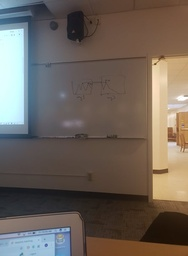
#> input picture im1.jpg, 188 x 256 px, shrunk from 528 x 720 before the run
$ jupyter execute tryingtofix.ipynb
#> lines starting #> are read from the running program, lines starting #| are printed output that depends on the picture
### cornermatching.py
import numpy as np
import math as mt

# [67 lines left out: functions sum_squared_error, get_best_matches, get_secondbest_matches, filter_matches, not called in this run]

def convolve(g,h): # h is kernel, g is the image
    I_gray_copy = g.copy()

    x,y = h.shape
    xl = int(x/2)
    yl = int(y/2)
    for i in range(xl,len(g[:,1])-xl):
        for j in range(yl, len(g[i,:])-yl):

            f = g[i-xl:i+(xl+1), j-yl:j+(yl+1)] #FIXME

            total = h*f
            I_gray_copy[i][j] = sum(sum(total))
    return I_gray_copy

def gauss_kernal(size, var):
    kernel = np.zeros(shape=(size,size))
    for i in range(size):
        for j in range(size):
            kernel[i][j] = mt.exp( -((i - (size-1)/2)**2 + (j - (size-1)/2)**2 )/(2*var*var))

    kernel = kernel / kernel.sum()
    return kernel

def harris_response(img, gmean = 5,var =2):
	sobel = np.array([[-1,0,1],[-2,0,2],[-1,0,1]])
	gauss = gauss_kernal(gmean,var)
    #calculate the harris response using sobel operator and gaussian kernel

	Iu = convolve(img,sobel)
	Iv = convolve(img,sobel.transpose())

	Iuu = convolve(Iu*Iu,gauss)
	Ivv = convolve(Iv*Iv,gauss)
	Iuv = convolve(Iu*Iv,gauss)

	H = (Iuu*Ivv - Iuv*Iuv)/(Iuu + Ivv + .0000000001)

	return H

def getmaxima (H,threshold,localSearchWidth = 49):
    maxima = []

    p = localSearchWidth

    width,height = H.shape
    for i in range(int(p/2)+1,width-int(p/2)+1,p):
        for j in range(int(p/2)+1,height-int(p/2)+1,p):
            if H[i,j] < threshold:
                continue
            else:
                localMax = [0,0,0]
                for x in range(i-int(p/2),i+int(p/2)):
                    for y in range(j-int(p/2),j+int(p/2)):
                        if(H[x][y] > localMax[2]):
                            localMax = [x,y, H[x][y]]
                maxima.append(localMax)
    return maxima

def nonmaxsup(H,n=100,c=.9):

    mindistance = []
    threshold = np.mean(H) + np.std(H)
    maxima = np.array(getmaxima(H,threshold))

    x = 0
    y = 1
    z = 2
    for row in maxima:
        min = np.inf
        for row1 in maxima:
            if (row[z] < c*row1[z]):
                dist = np.sqrt((row[x]-row1[x])**2 + (row[y]-row1[y])**2 )
                if (dist < min) and (dist>0):
                    min = dist
                #xmin = row1[x]
                #ymin = row1[y]

        mindistance.append([row[x],row[y],min])
    mindistance.sort(key=lambda x:x[2])
    return mindistance[-n:]

def descriptorExtractor(img, featureList, l = 21):
    def patchFinder(i,j,img,featureList,l):
        descriptor = [i,j,np.zeros((l,l))]
        patch = np.zeros((l,l))
        patchX = 0
        floor = int(l/2)
        ceiling = int(l/2)+1

        #pythons stupid.
        i = int(i)
        j = int(j)

        #find patches, return 0 if out of bounds (this could be improved by not just returning 0)
        for x in range(i-floor,i+ceiling):
            if x < 0 or x >= width:
                return []
            else:
                patchY = 0
                for y in range(j-floor,j+ceiling):
                    if y < 0 or y >= height:
                        return []
                    else:
                        patch[patchX][patchY] = img[x][y]
                        patchY +=1
                patchX +=1
        descriptor[0] = patch
        descriptor[1] = i
        descriptor[2] = j
        return descriptor

    width,height = img.shape
    patches = []

    for point in featureList:
        patch = patchFinder(point[0],point[1],img,featureList,l)
        #Checks to see if patchFinder returned an appropriate patch. Only append if true.
        if(len(patch)> 0):
            patches.append(patch)

    return patches

# [9 lines left out: function filter_matches, not called in this run]

### tryingtofix.ipynb
# Feature Matching

## Corner detection for matching
We have spent a good deal of time thinking about how to extract *good* points from images, where *good* in this case implies that they change alot in all directions, which makes them possible to localize.  Because these features are relatively rare (how many really good keypoints did you extract in the last notebook?), it stands to reason that they might be robust to changes in the image.  **Take two overlapping photos with a phone or webcam.  Run Harris Corner Detection on each, and think about whether the keypoints extracted in image 1 correspond to those in image 2.  How much of the time?**

[cell 1]
import matplotlib.pyplot as plt
import numpy as np
import cornermatching as cm

# Read in both images and set them to grayscale
I1 = plt.imread('im1.jpg')
#> I1 is the input picture: shape (256, 188, 3); mean R, G, B 109.3, 98.8, 90.1
I1 = I1.mean(axis=2)
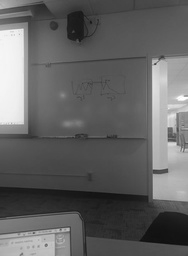
#> I1: shape (256, 188) float64; min 14.33, max 255, mean 99.4

I2 = plt.imread('im2.jpg')
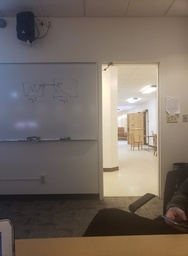
#> input picture im2.jpg, 188 x 256 px, shrunk from 528 x 720 before the run
#> I2 is the input picture: shape (256, 188, 3); mean R, G, B 118.8, 107.6, 98.8
I2 = I2.mean(axis=2)
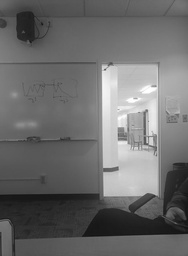
#> I2: shape (256, 188) float64; min 18.33, max 255, mean 108.4
##

# Gauss kernel
g_kernal = cm.gauss_kernal(5,2)

# Convolve the two images
plt.imshow(I1, cmap="gray")
I1 = cm.convolve(I1, g_kernal)
plt.show()

plt.imshow(I2, cmap="gray")
I2 = cm.convolve(I2, g_kernal)
plt.show()

H1 = cm.harris_response(I1)
H2 = cm.harris_response(I2)
#> call 2 of harris_response, with gmean = 5, var = 2
#> after the loop in convolve (call 9), `for i in range(xl,len(g[:,1])-xl):`:
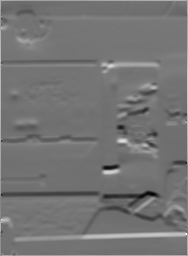
#> I_gray_copy: shape (256, 188) float64; min -215.2, max 259.3, mean 1.6; drawn with min black and max white
#> in convolve (call 12), `I_gray_copy = g.copy()`:
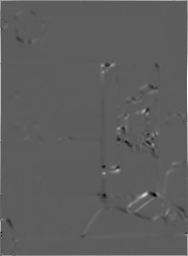
#> I_gray_copy: shape (256, 188) float64; min -15629.5, max 27225, mean 196.5; drawn with min black and max white
#> in harris_response (call 2), `H = (Iuu*Ivv - Iuv*Iuv)/(Iuu + Ivv + .0000000001)`:
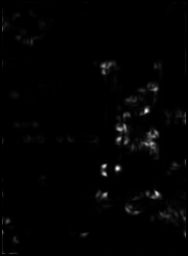
#> H: shape (256, 188) float64; min -2.04e-13, max 4198.2, mean 48.6; drawn with min black and max white

#print(np.matrix(H1))
#print(np.matrix(H2))

plt.imshow(H1, cmap="gray")
plt.show()
plt.imshow(H2, cmap="gray")
plt.show()

## Descriptor extraction
Of course, having to determine matches by hand would go against our principles of automation.  What we want is to determine the correspondences between features in two (or more) images automatically.  While your readings of Szeliski 4.1 have probably made you think that this is a complicated process involving histograms of gradients and complex transforms of image patches, we can produce a surprisingly effective keypoint matching technique using simple sum square error.  First, we need to come up with our feature *descriptor*.  This is just a little chunk of data that describes our keypoint.  It needs to cover some area: just recording the intensity of the pixel at the corner isn't going to do the trick because this value is so non-unique.  At the same time, it shouldn't be too big: matching areas that are too large is expensive and potentially leads to some confusion between keypoints whose feature descriptors overlap in image space.  For now, for each keypoint let's just extract the image intensities of an $l \times l$ patch centered at the keypoint location.  While we could do something more fancy, let's call this little patch of image centered at the keypoint our *descriptor*.  **Extract descriptors for the top n=100 keypoints in both the images taken above.  (Hint: l=21 is often a good choice).**

[cell 2]
key_points_I1 = cm.nonmaxsup(H1)
#> in nonmaxsup, `threshold = np.mean(H) + np.std(H)`: threshold = 253.8
#> after the loop in getmaxima, `for i in range(int(p/2)+1,width-int(p/2)+1,p):`: maxima = [[31, 2, 3725.8], [124, 2, 3424.5]]
#> the loop in nonmaxsup, `for row in maxima:` made 2 passes
#> after the loop in nonmaxsup, `for row in maxima:`: mindistance = [[31, 2, inf], [124, 2, inf]]
#> key_points_I1 = [[31, 2, inf], [124, 2, inf]]
key_points_I2 = cm.nonmaxsup(H2)
#> the loop in nonmaxsup (call 2), `for row in maxima:` made 1 pass
#> row on pass 1: [110, 146, 3931.7]
#> key_points_I2 = [[110, 146, inf]]

plt.imshow(I1, cmap="gray")

for key_point in key_points_I1:
    plt.plot(key_point[1], key_point[0], marker='o', color="blue")
#> this loop made 2 passes
plt.show()
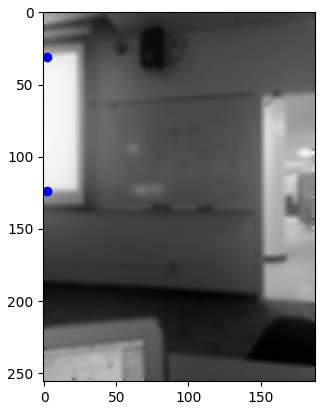
#> figure drawn by matplotlib, 1 panel
plt.imshow(I2, cmap="gray")
for key_point in key_points_I2:
    plt.plot(key_point[1], key_point[0], marker='o', color="blue")
#> this loop made 1 pass

des_I1 = cm.descriptorExtractor(I1, key_points_I1)
#> the loop in descriptorExtractor, `for point in featureList:` made 2 passes
#> (floor in patchFinder, ceiling in patchFinder, i in patchFinder, j in patchFinder) on passes 1 to 2: (10, 11, 31, 2), (10, 11, 124, 2)
#> after the loop in descriptorExtractor, `for point in featureList:`: patches = []
#> des_I1 = []
des_I2 = cm.descriptorExtractor(I2, key_points_I2)
#> the loop in descriptorExtractor (call 2), `for point in featureList:` made 1 pass
#> (floor in patchFinder, ceiling in patchFinder, i in patchFinder, j in patchFinder) on pass 1: (10, 11, 110, 146)
#> des_I2 = 1 item
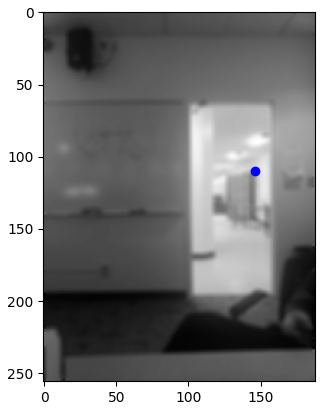
#> figure drawn by matplotlib, 1 panel

## Descriptor matching
Now that we have extracted features, we need to form correspondences between features in each image via *matching*.  While there are many more efficient ways to perform feature matching, oftentimes the simplest and most effective method is the so-called brute force method: for each descriptor in image 1, compare it to each descriptor in image 2, and determine the one that is the best match.  To do this we need to define a mathematical value for what constitutes a good match.  In this case, I suggest using *z-normalized sum squared error*, e.g.

$$
\hat{D}_i = \frac{D_i - \bar{D_i}}{\mathrm{std}(D_i)}
$$
$$
\hat{D}_j = \frac{D_j - \bar{D_j}}{\mathrm{std}(D_j)}
$$
$$
E_{ij} = \sum_{p} (D_{i,p} - D_{j,p})^2,
$$
where $D_i$ is the $i-$th keypoint descriptor for image 1 and $D_j$ is the $j-$th keypoint descriptor for image 2.  The z-normalization helps to ameliorate difficulties associated with changes in lighting and image intensity.  **Compute $E_{ij}$ for each pair of descriptors, and find the match for which $E_{ij}$ is smallest.  Plot the two images side by side and overlay lines connecting keypoints in each image to their best match in the other image.** An example might look like this:

[cell 3]
def sum_squared_error(D1, D2):
    if(D1.shape == D2.shape):
        return (((D1-np.mean(D1))/np.std(D1)) - ((D2-np.mean(D2))/np.std(D2)))**2
    else:
        return np.inf

best_matches = []
best_sse = np.inf


for x in range(len(des_I1)):
    for y in range(len(des_I2)):
        sse = sum(sum(sum_squared_error(des_I1[x][0], des_I2[y][0])))
        if(sse < best_sse):
            best_sse = sse

            best_descriptor = des_I2[y]
    best_matches.append(np.array([x,best_descriptor, best_sse]))
    best_sse = np.inf
#> this loop made 0 passes
#> after the loop, best_matches = []

print(len(best_matches))
#| 0

secondbest_matches = []
best_sse = np.inf
#> best_sse = inf

for x in range(len(des_I1)):
    for y in range(len(des_I2)):
        sse = sum(sum(sum_squared_error(des_I1[x][0], des_I2[y][0])))

        if(sse < best_sse and sse != best_matches[x][2]):
            best_sse = sse
            best_descriptor = des_I2[y]
    secondbest_matches.append(np.array([x,best_descriptor, best_sse]))
    best_sse = np.inf
#> after the loop, secondbest_matches = []

print(len(secondbest_matches))
#| 0

Notice the plethora of spurious matches.  We need some way to pare down these matches, keeping only ones that are *robust*.  While it might be tempting to simply threshold on the value of $E_{ij}$, it has been shown (in the Lowe paper assigned as the grad increment) that a better method is to *threshold on the ratio between the best and second best keypoint match*, which is to say that we want to keep matches for which:
$$
E_{i,\mathrm{best}} > r E_{i,\mathrm{second best}},
$$
where $r$ is a threshold value, often taken as $r\in[0.5,0.7]$.  This test ensures that matches are highly unique, and that our procedure isn't arbitrarily choosing between two or more similarly good (or bad) matches.  **Run this test on your computed keypoint matches, filtering out all the matches that fail the test.  Recreate the figure from the above section, but only keeping the matches that pass the ratio test.**

[cell 4]
def filter_matches(best_matches, secondbest_matches, r=.5):
#> called with r = 0.5
    filtered_matches = []
    for x in range(len(best_matches)):
        if(best_matches[x][2] < r*secondbest_matches[x][2]):
            filtered_matches.append(best_matches[x])
#> after the loop, filtered_matches = []

    return filtered_matches

filtered_matches = filter_matches(best_matches, secondbest_matches)
#> filtered_matches = []
print(len(filtered_matches))
#| 0

[cell 5]
h = len(I1)
#> h = 256
w = len(I1[0])
#> w = 188
w = w*2
#> w = 376

new_image = np.zeros((h,w))#[[0.0 for x in range(w)] for y in range(h)]
#> new_image: shape (256, 376) float64; every value is 0

#for i in range(len(I1)):
 #   for j in range(len(I2[i])):
       # new_image[i][j] = I1[i][j]
        #new_image[i][j+int(w/2)] = I2[i][j]
new_image[:,:int(w/2)] = I1
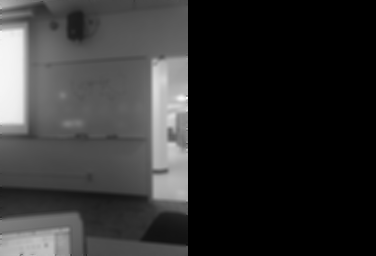
#> new_image: shape (256, 376) float64; min 0, max 252.3, mean 49.7
new_image[:,int(w/2):] = I2
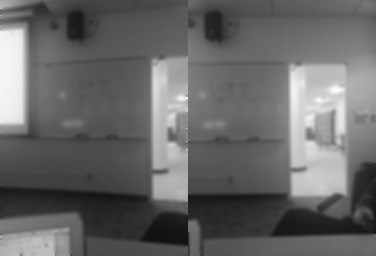
#> new_image: shape (256, 376) float64; min 17.82, max 252.3, mean 103.9

plt.imshow(new_image, cmap="gray")

for match in filtered_matches: #filtered_matches:

    match_I1_x = des_I1[match[0]][1]

    match_I1_y = des_I1[match[0]][2]

    match_I2_x = match[1][1]

    match_I2_y = match[1][2]


    plt.plot([match_I1_y, match_I2_y + int(w/2)],[match_I1_x, match_I2_x], linestyle="solid", color="blue", marker='x', linewidth=.5)


# Get current size
fig_size = plt.rcParams["figure.figsize"]
#> fig_size = [6.4, 4.8]
print(fig_size)
#| [6.4, 4.8]
fig_size[0] = 20.0
fig_size[1] = 18.0
plt.show()
